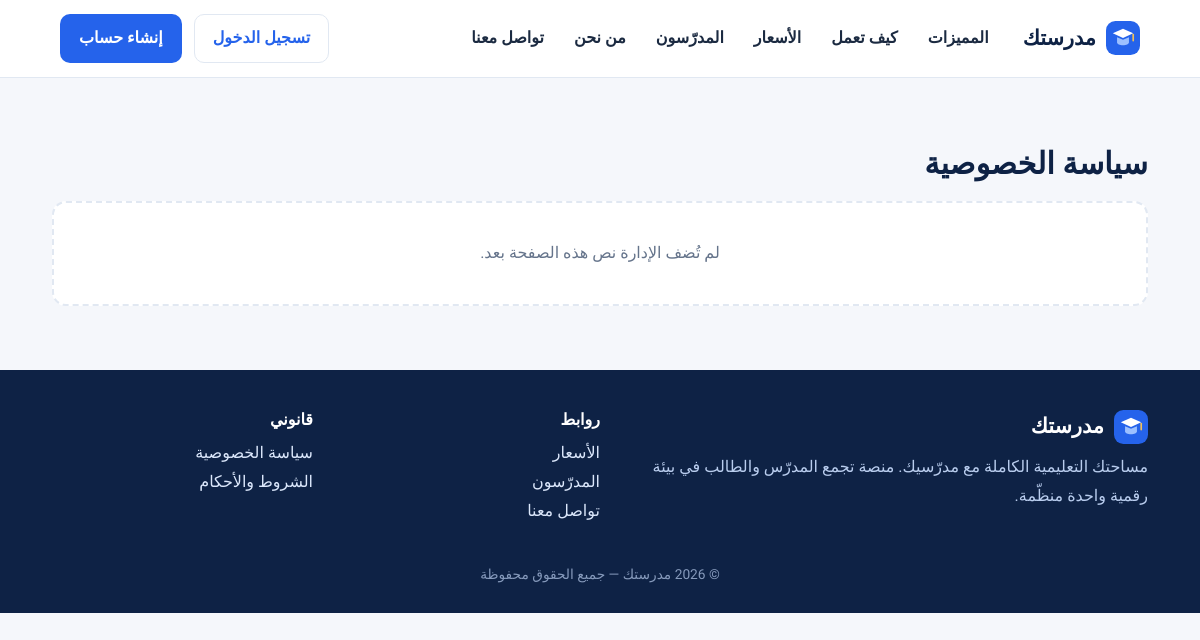
The app's page /privacy/ with its own data.
### accounts/models.py (models this page shows)
class SiteSetting(models.Model):
    platform_name = models.CharField("اسم المنصة", max_length=80, default="مدرستك")
    tagline = models.CharField("الشعار النصي", max_length=200, default="مساحتك التعليمية الكاملة مع مدرّسيك")
    wallet_number = models.CharField("رقم المحفظة لاستلام الاشتراكات", max_length=20, blank=True)
    wallet_holder = models.CharField("اسم صاحب المحفظة", max_length=100, blank=True)
    payment_instructions = models.TextField("تعليمات الدفع للطالب", blank=True,
                                            default="حوّل قيمة الاشتراك إلى المحفظة ثم ارفع صورة إيصال التحويل وسيتم تفعيل اشتراكك بعد المراجعة.")
    support_phone = models.CharField("هاتف الدعم", max_length=20, blank=True)
    support_email = models.EmailField("بريد الدعم", blank=True)
    default_monthly_price = models.DecimalField("السعر الافتراضي لاشتراك المدرّس الجديد", max_digits=8, decimal_places=2, default=10)
    groq_api_key = models.CharField("مفتاح Groq API (لتشغيل ميزات الذكاء الاصطناعي)", max_length=200, blank=True)
    anthropic_api_key = models.CharField("مفتاح Anthropic API (بديل عن Groq)", max_length=200, blank=True)
    privacy_text = models.TextField("سياسة الخصوصية", blank=True)
    terms_text = models.TextField("الشروط والأحكام", blank=True)
    registration_open = models.BooleanField("فتح تسجيل الطلاب الجدد", default=True)
    names_in_english = models.BooleanField("تحويل أسماء المسجّلين الجدد إلى الإنجليزية تلقائيًا", default=True)
    staff_permissions = models.JSONField("صلاحيات فريق الإدارة", default=dict, blank=True)
    @classmethod
    def get(cls):
        obj, _ = cls.objects.get_or_create(pk=1)
        return obj

### accounts/views.py (the view)
# urls.py: path("privacy/", views.privacy, name="privacy"),
def privacy(request):
    return render(request, "site/legal.html", {"title": "سياسة الخصوصية", "text": SiteSetting.get().privacy_text, "kind": "privacy"})

### accounts/context_processors.py (called while the page is built, shortened)
def site(request):
    return {"site": SiteSetting.get()}

def dashboard(request):
    u = getattr(request, "user", None)
    ctx = {}
    if not u or not u.is_authenticated:
        return ctx

### uikit/context_processors.py (called while the page is built, shortened)
def ui(request):
    ctx = {"ICONS": ICONS}
    u = getattr(request, "user", None)
    if not u or not u.is_authenticated:
        return ctx

### templates/site/legal.html (shortened to what this page needs)
{% extends "site/public_base.html" %}
{% block main %}
<section class="section"><div class="wrap article"><h1>{{ title }}</h1>
  {% if text %}<div class="legal">{{ text }}</div>{% else %}<div class="empty">لم تُضف الإدارة نص هذه الصفحة بعد.</div>{% endif %}
</div></section>
{% endblock %}

### templates/site/public_base.html
{% extends "base.html" %}
{% block body %}
<header class="pub-header">
  <a class="brand" href="{% url 'landing' %}">{% include "partials/logo.html" %}<span>{{ site.platform_name }}</span></a>
  <nav aria-label="التنقل الرئيسي">
    <a href="{% url 'landing' %}#features">المميزات</a>
    <a href="{% url 'landing' %}#how">كيف تعمل</a>
    <a href="{% url 'pricing' %}">الأسعار</a>
    <a href="{% url 'teachers' %}">المدرّسون</a>
    <a href="{% url 'about' %}">من نحن</a>
    <a href="{% url 'contact' %}">تواصل معنا</a>
  </nav>
  <div class="row">
    {% if user.is_authenticated %}<a class="btn" href="{% url 'go' %}">لوحتي</a>
    {% else %}<a class="btn ghost" href="{% url 'login' %}">تسجيل الدخول</a><a class="btn" href="{% url 'register' %}">إنشاء حساب</a>{% endif %}
  </div>
</header>
{% block main %}{% endblock %}
<footer class="pub-footer">
  <div class="wrap cols">
    <div><div class="brand" style="color:#fff;padding:0 0 8px">{% include "partials/logo.html" %}<span>{{ site.platform_name }}</span></div>
      <p>{{ site.tagline }}. منصة تجمع المدرّس والطالب في بيئة رقمية واحدة منظّمة.</p>
      {% if site.support_phone %}<p>الدعم: <span class="ltr">{{ site.support_phone }}</span></p>{% endif %}</div>
    <div><h4 style="color:#fff">روابط</h4><p><a href="{% url 'pricing' %}">الأسعار</a><br><a href="{% url 'teachers' %}">المدرّسون</a><br><a href="{% url 'contact' %}">تواصل معنا</a></p></div>
    <div><h4 style="color:#fff">قانوني</h4><p><a href="{% url 'privacy' %}">سياسة الخصوصية</a><br><a href="{% url 'terms' %}">الشروط والأحكام</a></p></div>
  </div>
  <div class="wrap small center" style="margin-top:22px;opacity:.7">© {% now "Y" %} {{ site.platform_name }} — جميع الحقوق محفوظة</div>
</footer>
{% endblock %}

### static/css/app.css (style rules this page uses)
:root { --navy:#0e2245; --navy-2:#16305d; --blue:#2563eb; --blue-d:#1d4fc4; --sky:#e8f1fd; --sky-2:#f2f7fe; --teal:#0f9d8f; --teal-l:#e0f5f2; --purple:#6d5bd0; --purple-l:#efecfb; --gold:#c9962b; --gold-l:#fbf3e0; --red:#d64545; --red-l:#fdeaea; --green:#1f9d61; --green-l:#e4f6ec; --amber:#d98a10; --amber-l:#fdf1dc; --bg:#f5f7fb; --card:#fff; --text:#1b2a41; --muted:#65748b; --line:#e1e8f2; --shadow:0 1px 2px rgba(14,34,69,.05),0 6px 18px rgba(14,34,69,.05); --r:14px; --sidebar:268px; }
* { box-sizing:border-box }
html { scroll-behavior:smooth }
body { margin:0;background:var(--bg);color:var(--text);font-family:"Tajawal","Segoe UI",Tahoma,Arial,sans-serif;font-size:16px;line-height:1.8;-webkit-font-smoothing:antialiased }
a { color:var(--blue);text-decoration:none }
h1,h2,h3,h4 { line-height:1.45;margin:0 0 .5em;color:var(--navy);font-weight:800 }
h1 { font-size:1.9rem }
h4 { font-size:1rem }
p { margin:0 0 .9em }
.small { font-size:.86rem }
.center { text-align:center }
.row { display:flex;gap:12px;align-items:center;flex-wrap:wrap }
.btn { display:inline-flex;align-items:center;justify-content:center;gap:6px;padding:9px 18px;border-radius:10px;border:1.5px solid transparent;background:var(--blue);color:#fff;font:inherit;font-weight:700;cursor:pointer;text-decoration:none;transition:background .15s,transform .05s }
.btn.ghost { background:transparent;color:var(--blue);border-color:var(--line) }
.empty { text-align:center;padding:36px 16px;color:var(--muted);border:2px dashed var(--line);border-radius:var(--r);background:#fff }
.brand { display:flex;align-items:center;gap:10px;color:#fff;font-weight:800;font-size:1.3rem;padding:6px 8px 16px;text-decoration:none }
.article { max-width:780px;margin:0 auto }
.pub-header { display:flex;align-items:center;gap:22px;padding:14px clamp(16px,5vw,64px);background:#fff;border-bottom:1px solid var(--line);position:sticky;top:0;z-index:40 }
.pub-header .brand { color:var(--navy);padding:0 }
.pub-header nav { display:flex;gap:6px;flex:1 }
.pub-header nav a { padding:6px 12px;border-radius:8px;color:var(--text);font-weight:600 }
.wrap { max-width:1160px;margin:0 auto;padding:0 clamp(16px,4vw,32px) }
.section { padding:64px 0 }
.pub-footer { background:var(--navy);color:#b9cdee;padding:38px 0 26px;margin-top:0 }
.pub-footer a { color:#dbe7fb }
.pub-footer .cols { display:grid;grid-template-columns:2fr 1fr 1fr;gap:26px }

### records on screen
SiteSetting: platform_name "مدرستك", tagline "مساحتك التعليمية الكاملة مع مدرّسيك"

### other values on screen
{{ title }} "سياسة الخصوصية"
